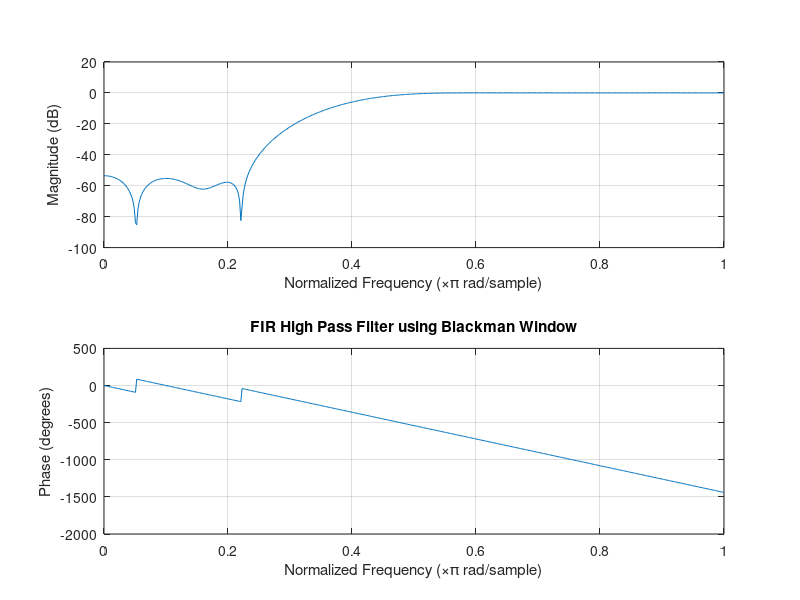
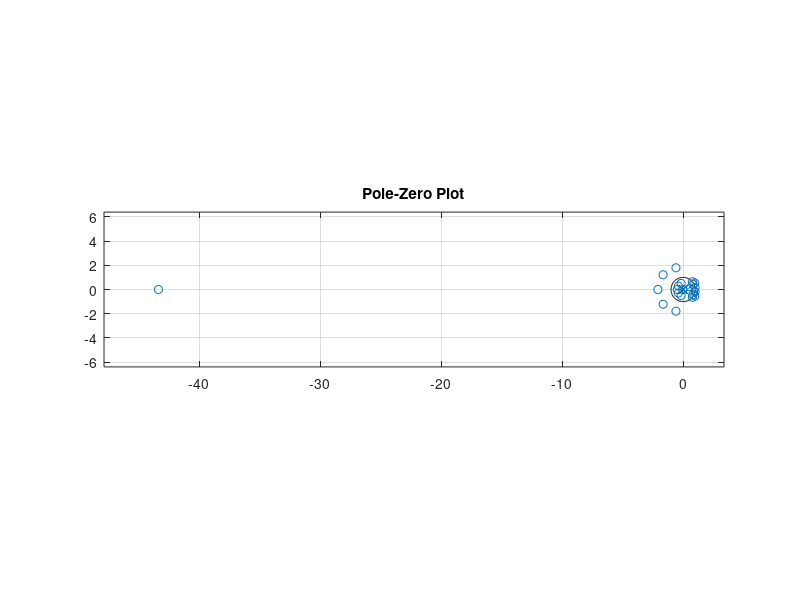

Reproduce these figures in MATLAB, in order.
clear all;
clc;
close all;

pkg load signal

% Specifications
fc = 800;      % Cutoff frequency
fs = 4000;     % Sampling frequency

n = 20;        % Filter order

% Normalized cutoff frequency
wn = fc/(fs/2);

% FIR High Pass Filter using Blackman Window
b = fir1(n,wn,'high',hamming(n+1));

disp('Filter coefficients = ');
disp(b);

% Magnitude response
figure(1);

freqz(b,1);

title('FIR High Pass Filter using Blackman Window');

% Pole-zero plot
figure(2);

zplane(b,1);

title('Pole-Zero Plot');
